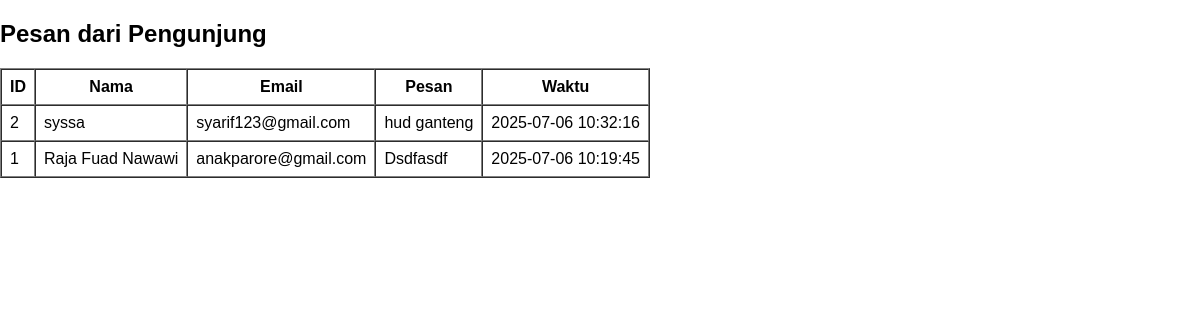
The page /admin/akses-mangkudilaga-rahasia on the database as committed earlier.
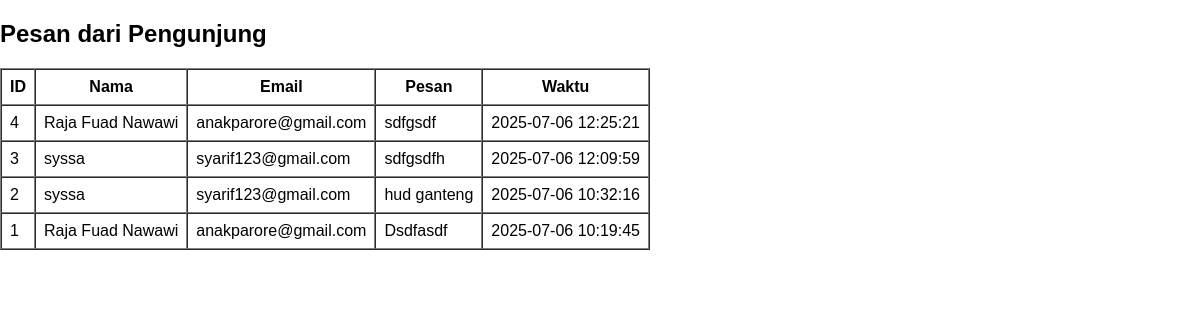
The same page on the database as committed later.
### tables this page shows
CREATE TABLE "message" (
	"id"	INTEGER NOT NULL,
	"nama"	TEXT NOT NULL,
	"email"	TEXT NOT NULL,
	"isi"	TEXT NOT NULL,
	"timestamp"	NUMERIC NOT NULL DEFAULT CURRENT_TIMESTAMP,
	PRIMARY KEY("id" AUTOINCREMENT)
);

### app.py (the view)
@app.route('/admin/akses-mangkudilaga-rahasia')
def admin_akses_rahasia():
    try:
        conn = sqlite3.connect(DB_PATH)
        cursor = conn.cursor()
        cursor.execute("SELECT id, nama, email, isi, timestamp FROM message ORDER BY timestamp DESC")
        pesan_list = cursor.fetchall()
        conn.close()
        return render_template('admin.html', pesan_list=pesan_list)
    except Exception as e:
        return f"<h3>Terjadi kesalahan: {e}</h3>", 500

### templates/admin.html (shortened to what this page needs)
<!DOCTYPE html>
<html lang="id">
<head>
    <link rel="stylesheet" href="{{ url_for('static', filename='css/style.css') }}">
</head>
<body>
    <main>
        <h2>Pesan dari Pengunjung</h2>
        {% if pesan_list %}
        <table border="1" cellpadding="8" cellspacing="0">
            <thead>
                <tr>
                    <th>ID</th>
                    <th>Nama</th>
                    <th>Email</th>
                    <th>Pesan</th>
                    <th>Waktu</th>
                </tr>
            </thead>
            <tbody>
                {% for pesan in pesan_list %}
                <tr>
                    <td>{{ pesan[0] }}</td>
                    <td>{{ pesan[1] }}</td>
                    <td>{{ pesan[2] }}</td>
                    <td>{{ pesan[3] }}</td>
                    <td>{{ pesan[4] }}</td>
                </tr>
                {% endfor %}
            </tbody>
        </table>
        {% else %}
            <p>Belum ada pesan.</p>
        {% endif %}
    </main>
</body>
</html>

### static/css/style.css (style rules this page uses)
body { font-family: Arial, sans-serif; margin: 0; padding: 0; }

Rows that differ between the two databases and show on the page:
added message: id "4", nama "Raja Fuad Nawawi", email "anakparore@gmail.com", isi "sdfgsdf", timestamp "2025-07-06 12:25:21"
added message: id "3", nama "syssa", email "syarif123@gmail.com", isi "sdfgsdfh", timestamp "2025-07-06 12:09:59"
